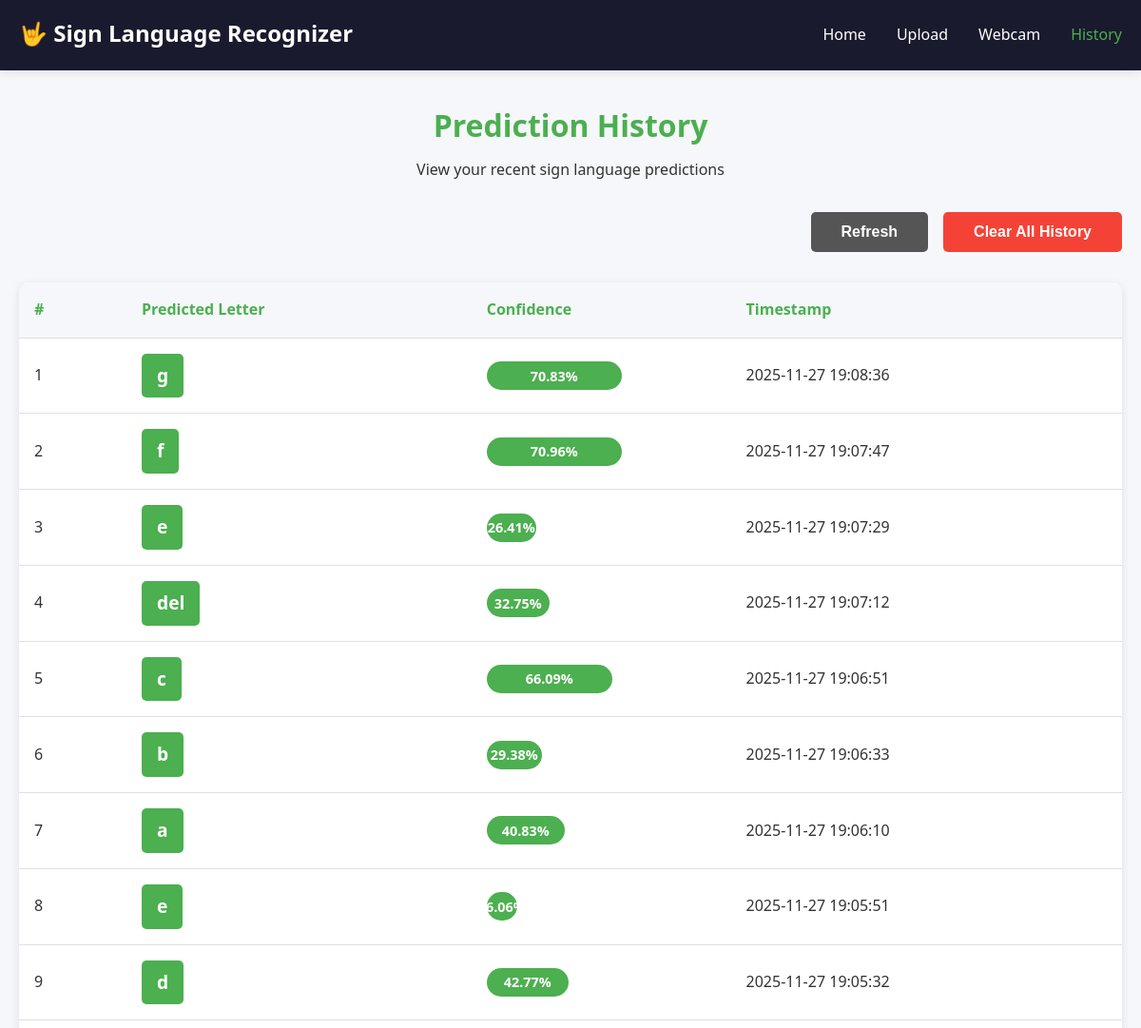
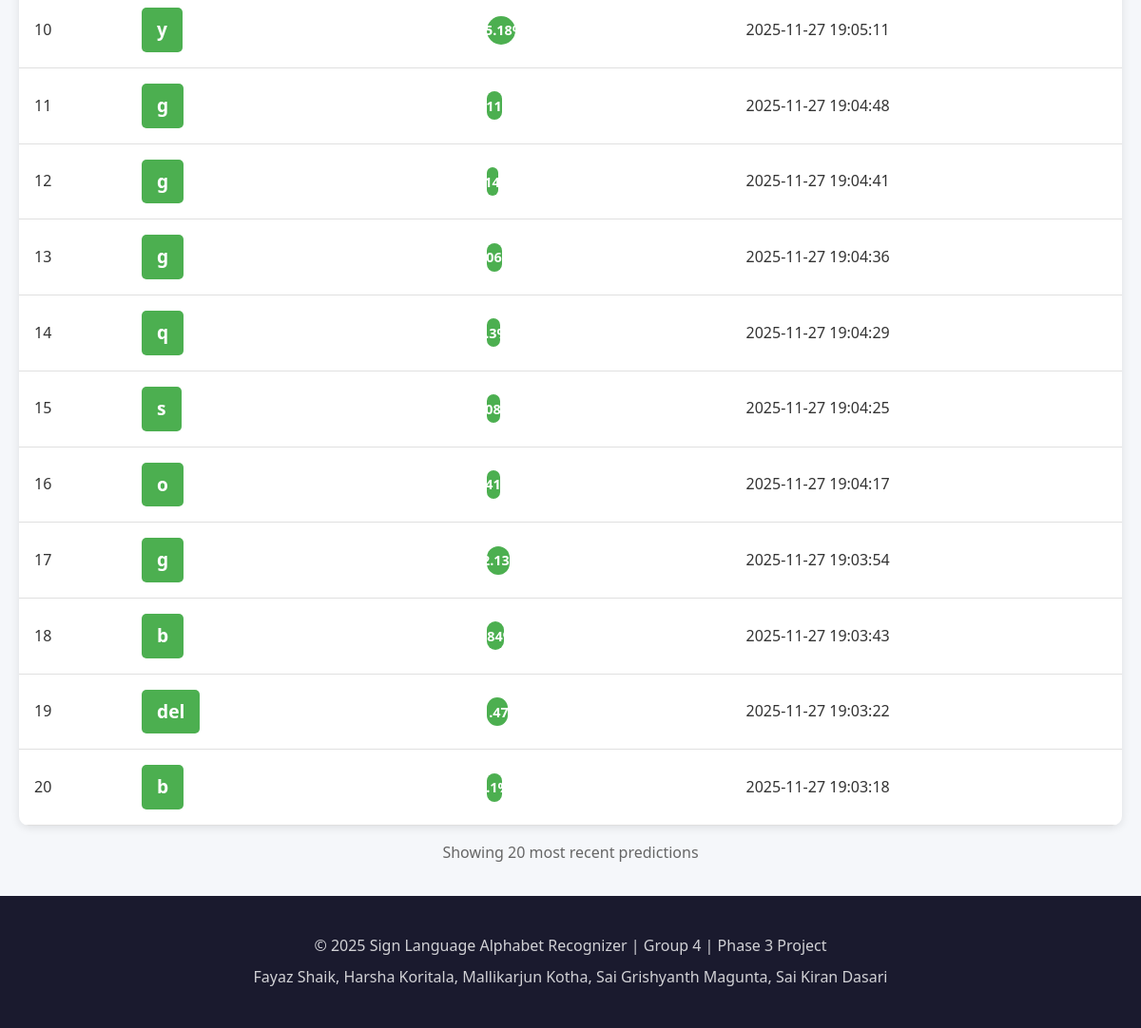
The app's page /history with its own data (2 pictures, top to bottom).
### tables this page shows
CREATE TABLE predictions (
                    id INTEGER PRIMARY KEY AUTOINCREMENT,
                    predicted_letter TEXT NOT NULL,
                    confidence REAL NOT NULL,
                    timestamp DATETIME DEFAULT CURRENT_TIMESTAMP
                );

### app.py (the view)
@app.route('/history')
def history_page():
    predictions = db.get_recent_predictions(limit=20)
    return render_template('history.html', predictions=predictions)

### templates/history.html (shortened to what this page needs)
{% extends "base.html" %}
{% block content %}
<div class="page-header">
    <h1>Prediction History</h1>
    <p>View your recent sign language predictions</p>
</div>
<div class="history-actions">
    <button id="refreshBtn" class="btn btn-secondary">Refresh</button>
    <button id="clearHistoryBtn" class="btn btn-danger">Clear All History</button>
</div>
{% if predictions %}
<div class="history-table-container">
    <table class="history-table">
        <thead>
            <tr>
                <th>#</th>
                <th>Predicted Letter</th>
                <th>Confidence</th>
                <th>Timestamp</th>
            </tr>
        </thead>
        <tbody>
            {% for pred in predictions %}
            <tr>
                <td>{{ loop.index }}</td>
                <td>
                    <span class="letter-badge">{{ pred.predicted_letter }}</span>
                </td>
                <td>
                    <div class="confidence-bar-container">
                        <div class="confidence-bar" style="width: {{ (pred.confidence * 100)|round }}%">
                            <span class="confidence-text">{{ (pred.confidence * 100)|round(2) }}%</span>
                        </div>
                    </div>
                </td>
                <td>{{ pred.timestamp }}</td>
            </tr>
            {% endfor %}
        </tbody>
    </table>
</div>
<div class="history-stats">
    <p>Showing {{ predictions|length }} most recent predictions</p>
</div>
{% endif %}
{% endblock %}

### templates/base.html (shortened to what this page needs)
<!DOCTYPE html>
<html lang="en">
<head>
    <link rel="stylesheet" href="{{ url_for('static', filename='css/style.css') }}">
</head>
<body>
    <nav class="navbar">
        <div class="container">
            <div class="nav-brand">
                <h1>🤟 Sign Language Recognizer</h1>
            </div>
            <ul class="nav-menu">
                <li><a href="{{ url_for('index') }}" class="{% if request.endpoint == 'index' %}active{% endif %}">Home</a></li>
                <li><a href="{{ url_for('upload_page') }}" class="{% if request.endpoint == 'upload_page' %}active{% endif %}">Upload</a></li>
                <li><a href="{{ url_for('webcam_page') }}" class="{% if request.endpoint == 'webcam_page' %}active{% endif %}">Webcam</a></li>
                <li><a href="{{ url_for('history_page') }}" class="{% if request.endpoint == 'history_page' %}active{% endif %}">History</a></li>
            </ul>
        </div>
    </nav>
    <main class="main-content">
        <div class="container">
            {% block content %}{% endblock %}
        </div>
    </main>
    <footer class="footer">
        <div class="container">
            <p>&copy; 2025 Sign Language Alphabet Recognizer | Group 4 | Phase 3 Project</p>
            <p>Fayaz Shaik, Harsha Koritala, Mallikarjun Kotha, Sai Grishyanth Magunta, Sai Kiran Dasari</p>
        </div>
    </footer>
</body>
</html>

### static/css/style.css (style rules this page uses)
* { margin: 0; padding: 0; box-sizing: border-box; }
:root { --primary-color: #4CAF50; --secondary-color: #2196F3; --danger-color: #f44336; --success-color: #4CAF50; --dark-bg: #1a1a2e; --light-bg: #f5f7fa; --card-bg: #ffffff; --text-dark: #333333; --text-light: #666666; --border-color: #e0e0e0; --shadow: 0 2px 10px rgba(0,0,0,0.1); --shadow-lg: 0 4px 20px rgba(0,0,0,0.15); }
body { font-family: 'Segoe UI', Tahoma, Geneva, Verdana, sans-serif; background: var(--light-bg); color: var(--text-dark); line-height: 1.6; min-height: 100vh; display: flex; flex-direction: column; }
.container { max-width: 1200px; margin: 0 auto; padding: 0 20px; }
.navbar { background: var(--dark-bg); color: white; padding: 1rem 0; box-shadow: var(--shadow); position: sticky; top: 0; z-index: 1000; }
.navbar .container { display: flex; justify-content: space-between; align-items: center; flex-wrap: wrap; }
.nav-brand h1 { font-size: 1.5rem; margin-bottom: 0.25rem; }
.nav-menu { display: flex; list-style: none; gap: 2rem; }
.nav-menu a { color: white; text-decoration: none; font-weight: 500; transition: color 0.3s; padding: 0.5rem 0; }
.nav-menu a:hover, .nav-menu a.active { color: var(--primary-color); }
.main-content { flex: 1; padding: 2rem 0; }
.btn { padding: 0.75rem 2rem; border: none; border-radius: 5px; font-size: 1rem; font-weight: 600; cursor: pointer; transition: all 0.3s; text-decoration: none; display: inline-block; }
.btn-secondary { background: #555; color: white; }
.btn-danger { background: var(--danger-color); color: white; }
.page-header { text-align: center; margin-bottom: 2rem; }
.page-header h1 { font-size: 2rem; margin-bottom: 0.5rem; color: var(--primary-color); }
.history-actions { display: flex; gap: 1rem; justify-content: flex-end; margin-bottom: 2rem; }
.history-table-container { background: var(--card-bg); border-radius: 10px; box-shadow: var(--shadow); overflow-x: auto; }
.history-table { width: 100%; border-collapse: collapse; }
.history-table th, .history-table td { padding: 1rem; text-align: left; border-bottom: 1px solid var(--border-color); }
.history-table th { background: var(--light-bg); font-weight: 600; color: var(--primary-color); }
.letter-badge { display: inline-block; padding: 0.5rem 1rem; background: var(--primary-color); color: white; border-radius: 5px; font-weight: bold; font-size: 1.2rem; }
.confidence-bar-container { width: 100%; max-width: 200px; }
.confidence-bar { background: var(--primary-color); height: 30px; border-radius: 15px; display: flex; align-items: center; justify-content: center; color: white; font-weight: 600; font-size: 0.9rem; }
.history-stats { text-align: center; margin-top: 1rem; color: var(--text-light); }
.footer { background: var(--dark-bg); color: white; text-align: center; padding: 2rem 0; margin-top: auto; }
.footer p { margin: 0.5rem 0; opacity: 0.8; }

### records on screen
predictions: predicted_letter "g", (pred.confidence*100)|round(2) "70.83", timestamp "2025-11-27 19:08:36"
predictions: predicted_letter "f", (pred.confidence*100)|round(2) "70.96", timestamp "2025-11-27 19:07:47"
predictions: predicted_letter "e", (pred.confidence*100)|round(2) "26.41", timestamp "2025-11-27 19:07:29"
predictions: predicted_letter "del", (pred.confidence*100)|round(2) "32.75", timestamp "2025-11-27 19:07:12"
predictions: predicted_letter "c", (pred.confidence*100)|round(2) "66.09", timestamp "2025-11-27 19:06:51"
predictions: predicted_letter "b", (pred.confidence*100)|round(2) "29.38", timestamp "2025-11-27 19:06:33"
predictions: predicted_letter "a", (pred.confidence*100)|round(2) "40.83", timestamp "2025-11-27 19:06:10"
predictions: predicted_letter "e", (pred.confidence*100)|round(2) "16.06", timestamp "2025-11-27 19:05:51"
predictions: predicted_letter "d", (pred.confidence*100)|round(2) "42.77", timestamp "2025-11-27 19:05:32"
predictions: predicted_letter "y", (pred.confidence*100)|round(2) "15.18", timestamp "2025-11-27 19:05:11"
predictions: predicted_letter "g", (pred.confidence*100)|round(2) "8.11", timestamp "2025-11-27 19:04:48"
predictions: predicted_letter "g", (pred.confidence*100)|round(2) "6.14", timestamp "2025-11-27 19:04:41"
predictions: predicted_letter "g", (pred.confidence*100)|round(2) "8.06", timestamp "2025-11-27 19:04:36"
predictions: predicted_letter "q", (pred.confidence*100)|round(2) "7.3", timestamp "2025-11-27 19:04:29"
predictions: predicted_letter "s", (pred.confidence*100)|round(2) "7.08", timestamp "2025-11-27 19:04:25"
predictions: predicted_letter "o", (pred.confidence*100)|round(2) "7.41", timestamp "2025-11-27 19:04:17"
predictions: predicted_letter "g", (pred.confidence*100)|round(2) "12.13", timestamp "2025-11-27 19:03:54"
predictions: predicted_letter "b", (pred.confidence*100)|round(2) "8.84", timestamp "2025-11-27 19:03:43"
predictions: predicted_letter "del", (pred.confidence*100)|round(2) "11.47", timestamp "2025-11-27 19:03:22"
predictions: predicted_letter "b", (pred.confidence*100)|round(2) "8.1", timestamp "2025-11-27 19:03:18"

### other values on screen
{{ predictions|length }} "20"
